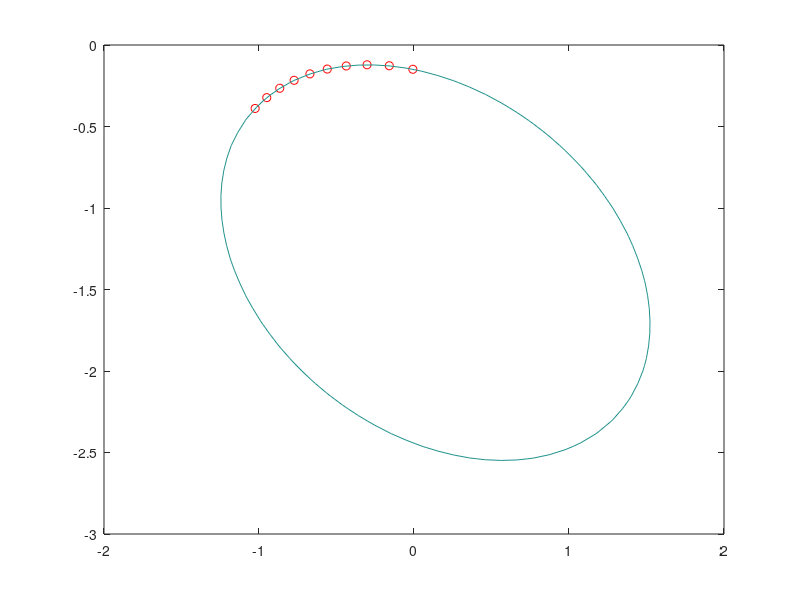
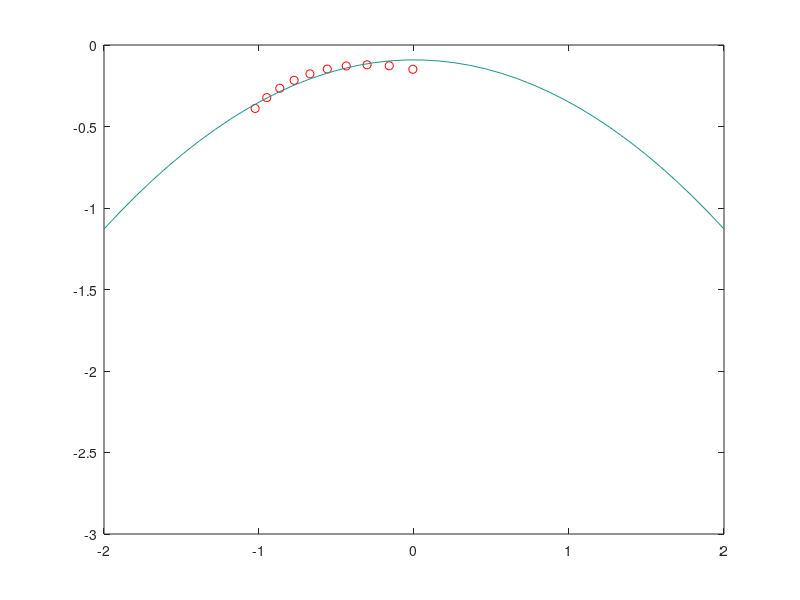

These charts were generated, in order, by the following MATLAB code:
x=[-1.024940,-0.949898,-0.866114,-0.773392,-0.671372,-0.559524,-0.437067,-0.302909,-0.159493,-0.007464]';
y=[-0.389269,-0.322894,-0.265256,-0.216557,-0.177152,-0.147582,-0.128618,-0.121353,-0.127348,-0.148895]';
close all
A=[y.^2,x.*y,x,y,ones(size(x))];
bv=x.^2;
coef=A\bv;
a=coef(1);
b=coef(2);
c=coef(3);
d=coef(4);
e=coef(5);
figure(1);
plot(x,y,'ro');
hold on;
%Piazzi
u=linspace(-2,2,40);
v=linspace(-3,0,40);
[X,Y]=meshgrid(u,v);
Z=a*Y.^2+b*X.*Y+c*X+d*Y+e-X.^2;
contour(X,Y,Z,[0,0]);
ere1=norm(a*y.^2+b*x.*y+c*x+d*y+e-x.^2)

figure(2);
A2=[y,ones(size(x))];
coef2=A2\bv;
a2=coef2(1);
e2=coef2(2);
Z2=a2*Y+e2-X.^2;
erpar=norm(a2*y+e2-x.^2)
plot(x,y,'ro');
hold on;
contour(X,Y,Z2,[0,0]);
erPar=norm(a2*y+e2-x.^2)